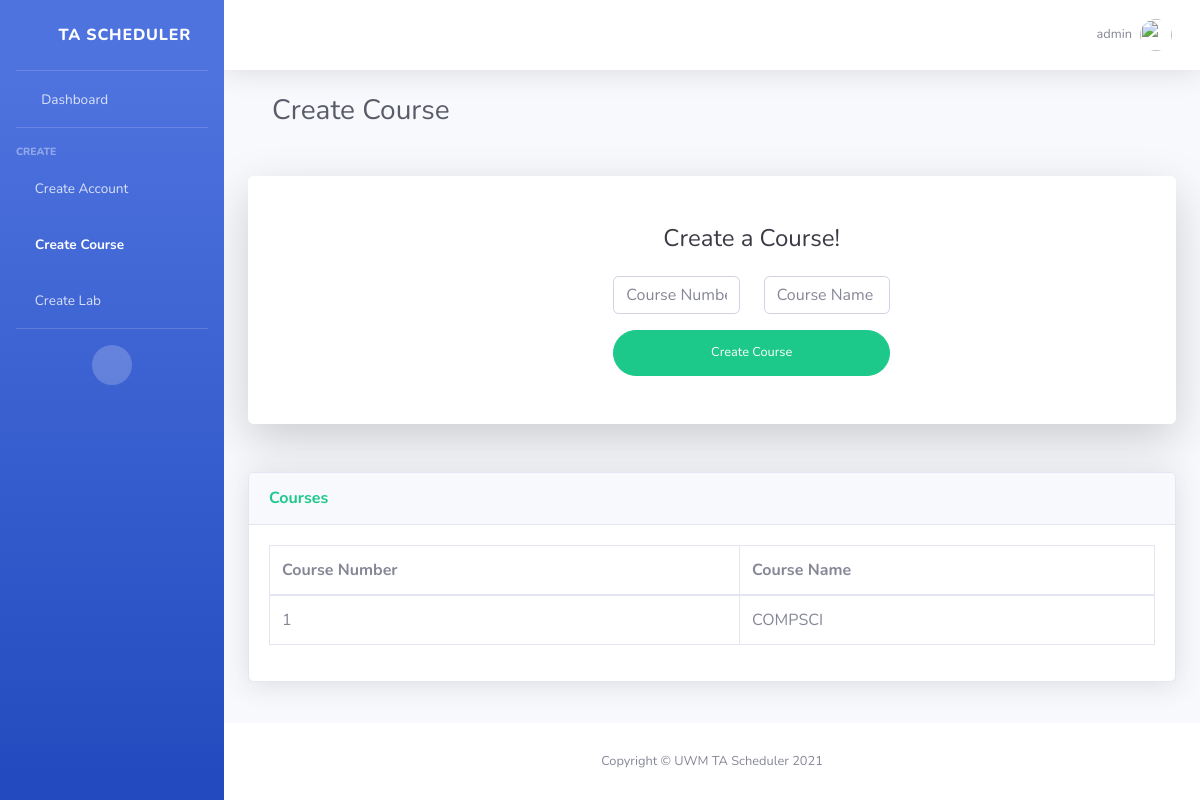
/create-course/ (signed in), run on an earlier commit of the app's database.
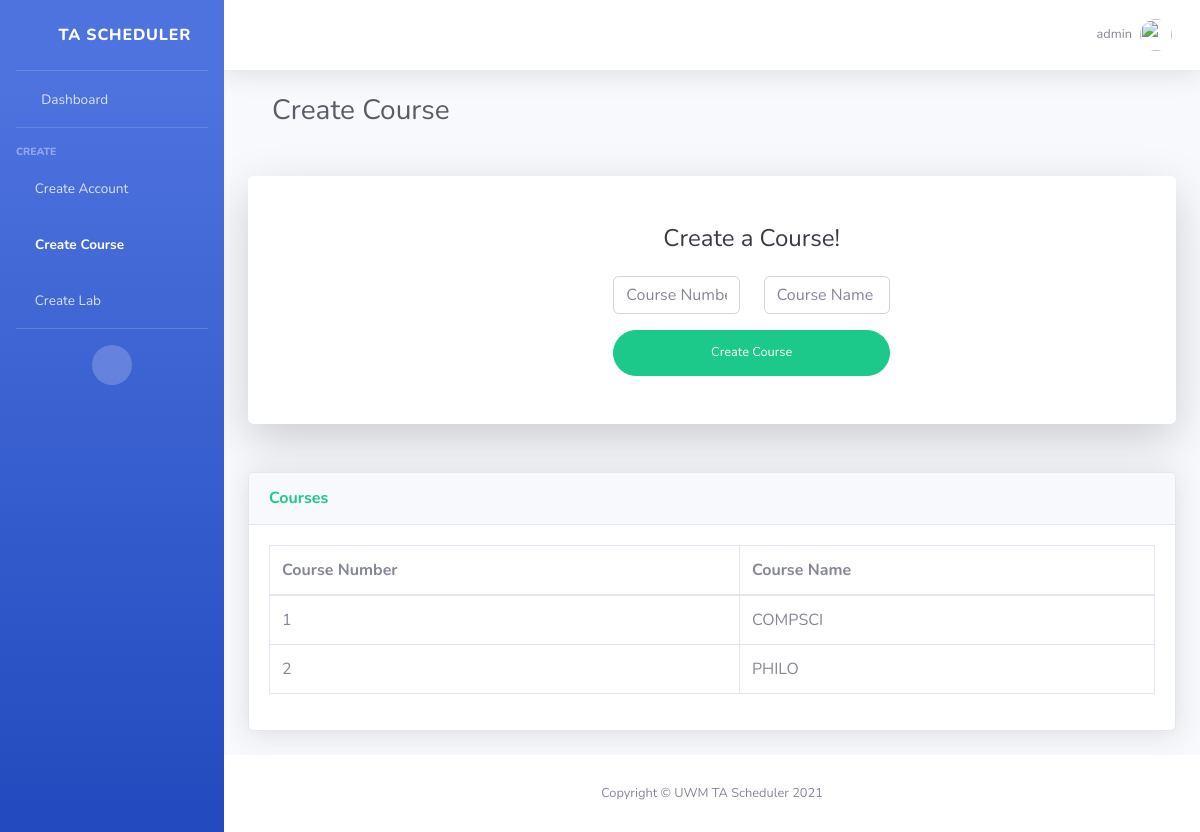
And on a later commit of the database.
### TA_Scheduler/models.py (models this page shows)
class myCourse(models.Model):
    courseName = models.CharField(max_length=20)
    courseNumber = models.IntegerField()

### TA_Scheduler/views.py (the view, shortened to what this page needs)
# urls.py: path('create-course/', CreateCourse.as_view()),
class CreateCourse(View):
    def get(self,request):
        userName = request.session["userName"]
        course_list = list(myCourse.objects.values_list("courseNumber", "courseName"))
        return render(request,"create-course.html",{"course_list":course_list, "userName":userName, "errorMessage":""})

### templates/create-course.html (shortened to what the changed rows need)
{% load static %}
<!DOCTYPE html>
<html lang="en">
<head>
    <link href="{% static '/vendor/fontawesome-free/css/all.min.css' %}" rel="stylesheet" type="text/css">
    <link href="{% static '/css/sb-admin-2.min.css' %}" rel="stylesheet">
    <link href="{% static '/vendor/datatables/dataTables.bootstrap4.min.css' %}" rel="stylesheet">
</head>
<body id="page-top">
<div id="wrapper">
    <div id="content-wrapper" class="d-flex flex-column">
        <div id="content">
            <div class="container-fluid">
                <div class="container-fluid">
                    <h1 class="h3 mb-4 text-gray-800">Create Course</h1>
                </div>
                <div class="card o-hidden border-0 shadow-lg my-5">
                    <div class="card-body p-0">
                        <div class="row">
                            <div class="col-lg-5">
                                <div class="p-5">
                                    <div class="text-center">
                                        <h1 class="h4 text-gray-900 mb-4">Create a Course!</h1>
                                    </div>
                                </div>
                            </div>
                        </div>
                    </div>
                </div>
                <div class="card shadow mb-4">
                    <div class="card-body">
                        <div class="table-responsive">
                            <table class="table table-bordered" id="courseData" width="100%" cellspacing="0">
                                <thead>
                                <tr>
                                    <th>Course Number</th>
                                    <th>Course Name</th>
                                </tr>
                                </thead>
                                <tbody>
                                {% for i in course_list %}
                                    <tr>
                                        <td>{{ i.0 }}</td>
                                        <td>{{ i.1 }}</td>
                                    </tr>
                                {% endfor %}
                                </tbody>
                            </table>
                        </div>
                    </div>
                </div>
            </div>
        </div>
    </div>
</div>
</body>
</html>

What changed in the data, as far as the page shows it:
added myCourse: i "2", courseName "PHILO"
